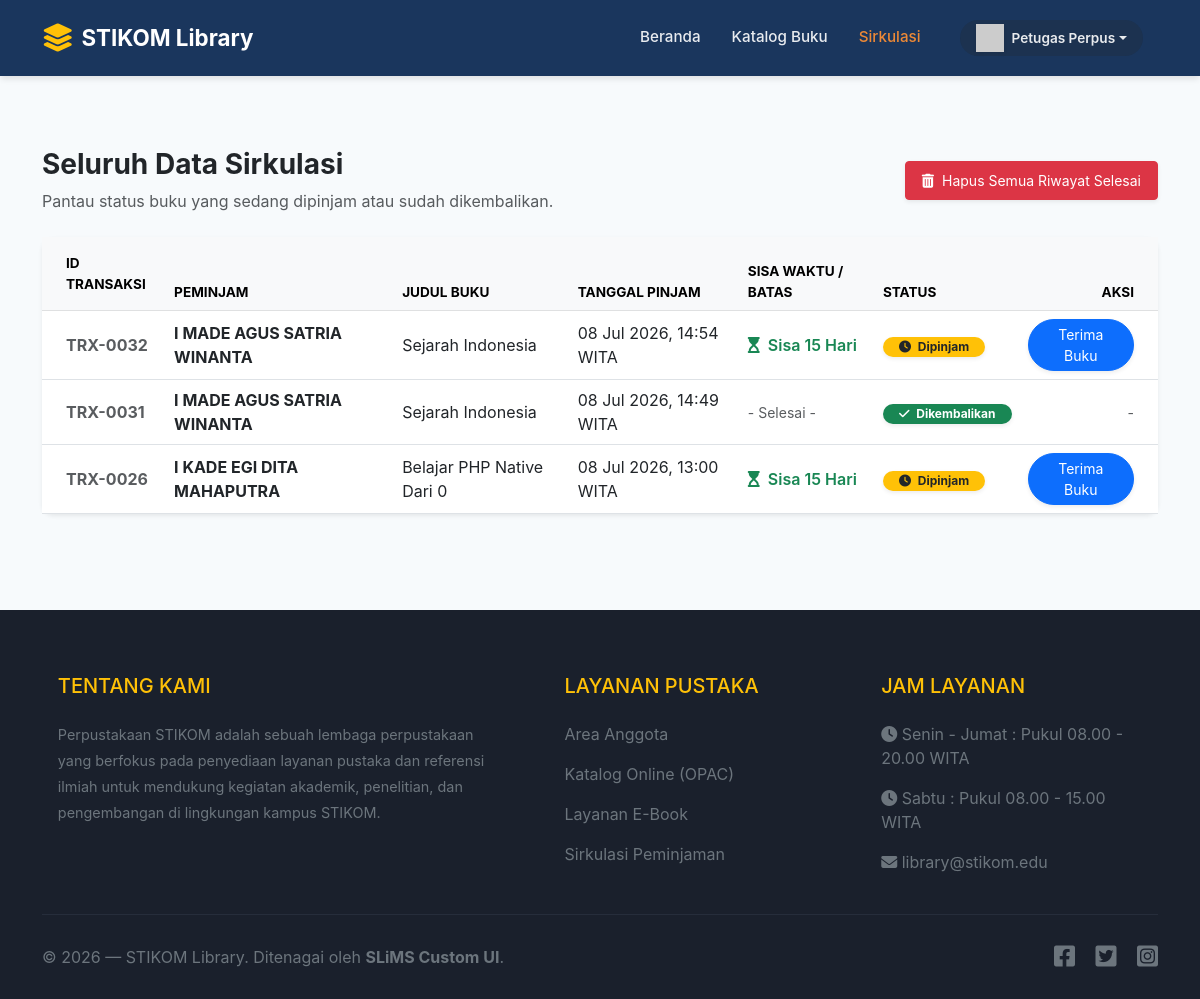
Screenshot of /peminjaman.php (signed in) with the database file from the repository.
### tables this page shows
CREATE TABLE loans (
    id INTEGER PRIMARY KEY AUTOINCREMENT, user_id INTEGER, 
    book_id INTEGER, tanggal_pinjam TEXT, status TEXT,
    FOREIGN KEY(user_id) REFERENCES users(id), FOREIGN KEY(book_id) REFERENCES books(id)
);

CREATE TABLE users (
    id INTEGER PRIMARY KEY AUTOINCREMENT, username TEXT UNIQUE, 
    password TEXT, nama_lengkap TEXT, role TEXT
, email TEXT);

CREATE TABLE books (
    id INTEGER PRIMARY KEY AUTOINCREMENT, judul TEXT, 
    pengarang TEXT, penerbit TEXT, stok INTEGER
);

### config.php (called while the page is built, shortened)
<?php
function isLoggedIn() {
    return isset($_SESSION['user_id']);
}
function hasRole($roles) {
    return isLoggedIn() && in_array($_SESSION['role'], (array)$roles);
}
?>

### peminjaman.php (the view, shortened to what this page needs)
<?php
require_once 'config.php';
if (hasRole(['Admin', 'Pustakawan'])) {
    $query = "SELECT l.*, b.judul, u.nama_lengkap FROM loans l JOIN books b ON l.book_id = b.id JOIN users u ON l.user_id = u.id ORDER BY l.id DESC";
    $stmt = $pdo->query($query);
} else {
    $query = "SELECT l.*, b.judul, u.nama_lengkap FROM loans l JOIN books b ON l.book_id = b.id JOIN users u ON l.user_id = u.id WHERE l.user_id = ? ORDER BY l.id DESC";
    $stmt = $pdo->prepare($query);
    $stmt->execute([$_SESSION['user_id']]);
}
$loans = $stmt->fetchAll();
$has_completed_loans = false;
foreach ($loans as $loan) {
    if ($loan['status'] === 'Dikembalikan') {
        $has_completed_loans = true;
        break;
    }
}
include 'header.php';
?>
<div class="container mt-5 mb-5 pt-4">
    <div class="row align-items-center mb-4">
        <div class="col-md-7">
            <h3 class="fw-bold text-dark">
                <?= hasRole(['Admin', 'Pustakawan']) ? 'Seluruh Data Sirkulasi' : 'Riwayat Peminjaman Anda' ?>
            </h3>
            <p class="text-muted mb-0">Pantau status buku yang sedang dipinjam atau sudah dikembalikan.</p>
        </div>
        <div class="col-md-5 text-md-end mt-3 mt-md-0">
            <?php if (hasRole(['Admin', 'Pustakawan']) && $has_completed_loans): ?>
                <form method="POST" onsubmit="return confirm('Apakah Anda yakin ingin menghapus SEMUA riwayat peminjaman yang sudah selesai/dikembalikan? Tindakan ini permanen.');" class="d-inline">
                    <button type="submit" class="btn btn-danger btn-sm px-3 py-2 shadow-sm">
                        <i class="fas fa-trash-alt me-1"></i> Hapus Semua Riwayat Selesai
                    </button>
                </form>
            <?php endif; ?>
        </div>
    </div>
    <div class="card border-0 shadow-sm" style="border-radius: 12px; background: #fff;">
        <div class="card-body p-0">
            <div class="table-responsive">
                <table class="table table-hover align-middle mb-0">
                    <thead class="table-light text-muted" style="font-size: 0.85rem; text-transform: uppercase;">
                        <tr>
                            <th class="ps-4 py-3">ID Transaksi</th>
                            <th>Peminjam</th>
                            <th>Judul Buku</th>
                            <th>Tanggal Pinjam</th>
                            <th>Sisa Waktu / Batas</th>
                            <th>Status</th>
                            <th class="text-end pe-4">Aksi</th>
                        </tr>
                    </thead>
                    <tbody>
                        <?php foreach($loans as $l): ?>
                        <tr>
                            <td class="ps-4 py-3 fw-bold text-muted">TRX-<?= sprintf("%04d", $l['id']) ?></td>
                            <td>
                                <div class="fw-bold text-dark"><?= htmlspecialchars($l['nama_lengkap']) ?></div>
                            </td>
                            <td><?= htmlspecialchars($l['judul']) ?></td>
                            <td><?= date('d M Y, H:i', strtotime($l['tanggal_pinjam'])) ?> WITA</td>
                            <td>
                                <?php
                                if ($l['status'] === 'Dipinjam') {
                                    $tanggal_pinjam = strtotime($l['tanggal_pinjam']);
                                    $batas_kembali = strtotime('+14 days', $tanggal_pinjam);
                                    $hari_ini = strtotime(date('Y-m-d'));
                                    $selisih_detik = $batas_kembali - $hari_ini;
                                    $sisa_hari = round($selisih_detik / (60 * 60 * 24));
                                    if ($sisa_hari < 0) {
                                        echo '<span class="text-danger fw-bold"><i class="fas fa-exclamation-circle me-1"></i> ' . $sisa_hari . ' Hari (Terlambat)</span>';
                                    } elseif ($sisa_hari == 0) {
                                        echo '<span class="text-warning fw-bold"><i class="fas fa-hourglass-half me-1"></i> Hari Ini Batasnya!</span>';
                                    } else {
                                        echo '<span class="text-success fw-semibold"><i class="fas fa-hourglass-start me-1"></i> Sisa ' . $sisa_hari . ' Hari</span>';
                                    }
                                } else {
                                    echo '<span class="text-muted small">- Selesai -</span>';
                                }
                                ?>
                            </td>
                            <td>
                                <?php if($l['status'] == 'Dipinjam'): ?>
                                    <span class="badge bg-warning text-dark rounded-pill px-3 py-1.5 shadow-sm">
                                        <i class="fas fa-clock me-1"></i> <?= $l['status'] ?>
                                    </span>
                                <?php else: ?>
                                    <span class="badge bg-success rounded-pill px-3 py-1.5 shadow-sm">
                                        <i class="fas fa-check me-1"></i> <?= $l['status'] ?>
                                    </span>
                                <?php endif; ?>
                            </td>
                            <td class="text-end pe-4">
                                <?php if ($l['status'] == 'Dipinjam' && hasRole(['Admin', 'Pustakawan'])): ?>
                                    <form method="POST" class="d-inline">
                                        <button class="btn btn-sm btn-primary rounded-pill px-3 shadow-sm" onclick="return confirm('Terima pengembalian fisik buku ini?')">
                                            Terima Buku
                                        </button>
                                    </form>
                                <?php else: ?>
                                    <span class="text-muted small">-</span>
                                <?php endif; ?>
                            </td>
                        </tr>
                        <?php endforeach; ?>
                    </tbody>
                </table>
            </div>
        </div>
    </div>
</div>
<?php include 'footer.php'; ?>

### header.php (style rules this page uses)
:root { --primary-color: #1a365d; --secondary-color: #ed8936; --bg-color: #f7fafc; }
body { background-color: var(--bg-color); font-family: -apple-system, BlinkMacSystemFont, "Segoe UI", Roboto, "Helvetica Neue", Arial, sans-serif; display: flex; flex-direction: column; min-height: 100vh; }
.card { border-radius: 10px; box-shadow: 0 4px 6px rgba(0,0,0,0.05); border: none; }

### rows the page displays
loans: id "0032", user.nama_lengkap "I MADE AGUS SATRIA WINANTA", book.judul "Sejarah Indonesia", tanggal_pinjam "08 Jul 2026, 14:54", status "Dipinjam"
loans: id "0031", user.nama_lengkap "I MADE AGUS SATRIA WINANTA", book.judul "Sejarah Indonesia", tanggal_pinjam "08 Jul 2026, 14:49", shows "- Selesai -", status "Dikembalikan"
loans: id "0026", user.nama_lengkap "I KADE EGI DITA MAHAPUTRA", book.judul "Belajar PHP Native Dari 0", tanggal_pinjam "08 Jul 2026, 13:00", status "Dipinjam"

### other values shown
$_SESSION['nama_lengkap'] "Petugas Perpus"
